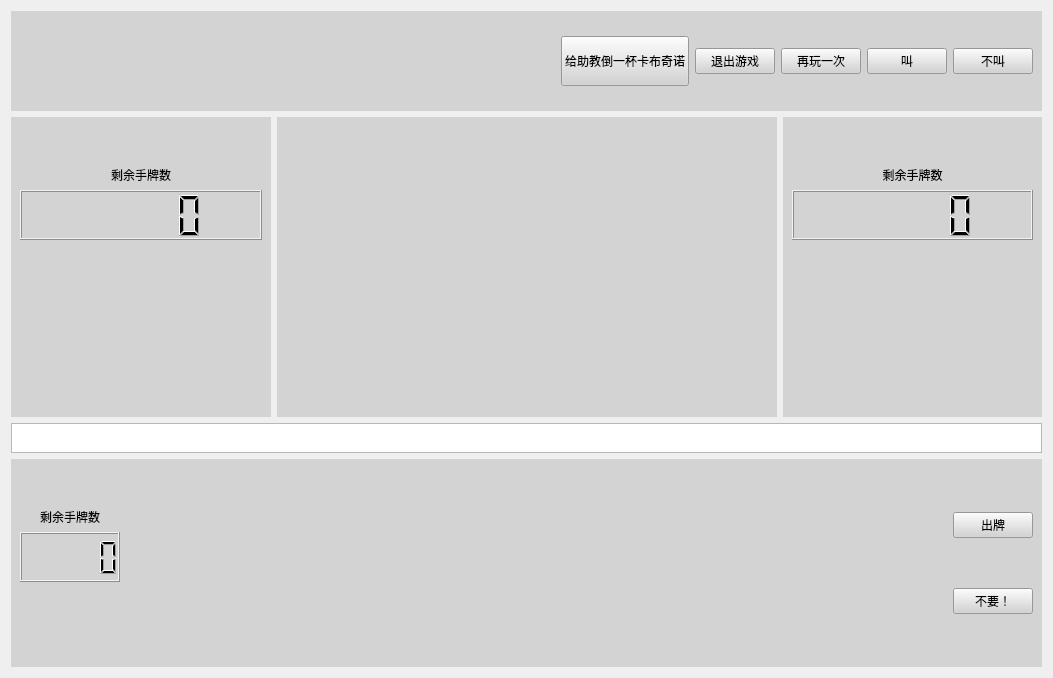
<?xml version="1.0" encoding="UTF-8"?>
<ui version="4.0">
 <class>game</class>
 <widget class="QWidget" name="game">
  <property name="geometry">
   <rect>
    <x>0</x>
    <y>0</y>
    <width>1053</width>
    <height>678</height>
   </rect>
  </property>
  <property name="windowTitle">
   <string>Form</string>
  </property>
  <layout class="QVBoxLayout" name="verticalLayout_2">
   <item>
    <layout class="QVBoxLayout" name="verticalLayout">
     <item>
      <layout class="QHBoxLayout" name="horizontalLayout">
       <property name="spacing">
        <number>0</number>
       </property>
       <property name="sizeConstraint">
        <enum>QLayout::SetDefaultConstraint</enum>
       </property>
       <item>
        <widget class="QWidget" name="lord" native="true">
         <property name="minimumSize">
          <size>
           <width>0</width>
           <height>100</height>
          </size>
         </property>
         <property name="styleSheet">
          <string notr="true">background-color:lightgray</string>
         </property>
         <layout class="QHBoxLayout" name="horizontalLayout_11">
          <item>
           <layout class="QHBoxLayout" name="horizontalLayout_10">
            <item>
             <spacer name="horizontalSpacer_2">
              <property name="orientation">
               <enum>Qt::Horizontal</enum>
              </property>
              <property name="sizeHint" stdset="0">
               <size>
                <width>40</width>
                <height>20</height>
               </size>
              </property>
             </spacer>
            </item>
            <item>
             <widget class="QPushButton" name="pushButton">
              <property name="minimumSize">
               <size>
                <width>0</width>
                <height>50</height>
               </size>
              </property>
              <property name="text">
               <string>给助教倒一杯卡布奇诺</string>
              </property>
             </widget>
            </item>
            <item>
             <widget class="QPushButton" name="exit">
              <property name="text">
               <string>退出游戏</string>
              </property>
             </widget>
            </item>
            <item>
             <widget class="QPushButton" name="replay">
              <property name="text">
               <string>再玩一次</string>
              </property>
             </widget>
            </item>
            <item>
             <widget class="QPushButton" name="wantLord">
              <property name="text">
               <string>叫</string>
              </property>
             </widget>
            </item>
            <item>
             <widget class="QPushButton" name="noLord">
              <property name="text">
               <string>不叫</string>
              </property>
             </widget>
            </item>
           </layout>
          </item>
         </layout>
        </widget>
       </item>
      </layout>
     </item>
     <item>
      <layout class="QHBoxLayout" name="horizontalLayout_2">
       <item>
        <layout class="QVBoxLayout" name="verticalLayout_5">
         <item>
          <widget class="QWidget" name="upper" native="true">
           <property name="minimumSize">
            <size>
             <width>0</width>
             <height>300</height>
            </size>
           </property>
           <property name="styleSheet">
            <string notr="true">background-color:lightgray</string>
           </property>
           <layout class="QVBoxLayout" name="verticalLayout_8">
            <item>
             <widget class="QLabel" name="uIdentity">
              <property name="text">
               <string/>
              </property>
              <property name="alignment">
               <set>Qt::AlignCenter</set>
              </property>
             </widget>
            </item>
            <item>
             <widget class="QLabel" name="uName">
              <property name="text">
               <string/>
              </property>
              <property name="alignment">
               <set>Qt::AlignCenter</set>
              </property>
             </widget>
            </item>
            <item>
             <layout class="QVBoxLayout" name="verticalLayout_12">
              <property name="leftMargin">
               <number>0</number>
              </property>
              <item>
               <widget class="QLabel" name="label_2">
                <property name="text">
                 <string>剩余手牌数</string>
                </property>
                <property name="alignment">
                 <set>Qt::AlignCenter</set>
                </property>
               </widget>
              </item>
              <item>
               <widget class="QLCDNumber" name="uNum">
                <property name="minimumSize">
                 <size>
                  <width>0</width>
                  <height>50</height>
                 </size>
                </property>
                <property name="maximumSize">
                 <size>
                  <width>16777215</width>
                  <height>16777215</height>
                 </size>
                </property>
               </widget>
              </item>
              <item>
               <widget class="QLabel" name="uLord">
                <property name="font">
                 <font>
                  <family>SimSun-ExtB</family>
                  <pointsize>14</pointsize>
                 </font>
                </property>
                <property name="text">
                 <string/>
                </property>
                <property name="alignment">
                 <set>Qt::AlignRight|Qt::AlignTrailing|Qt::AlignVCenter</set>
                </property>
               </widget>
              </item>
              <item>
               <spacer name="verticalSpacer_2">
                <property name="orientation">
                 <enum>Qt::Vertical</enum>
                </property>
                <property name="sizeHint" stdset="0">
                 <size>
                  <width>20</width>
                  <height>40</height>
                 </size>
                </property>
               </spacer>
              </item>
             </layout>
            </item>
           </layout>
          </widget>
         </item>
        </layout>
       </item>
       <item>
        <layout class="QVBoxLayout" name="verticalLayout_4">
         <item>
          <widget class="QWidget" name="central" native="true">
           <property name="minimumSize">
            <size>
             <width>500</width>
             <height>300</height>
            </size>
           </property>
           <property name="styleSheet">
            <string notr="true">background-color:lightgray</string>
           </property>
           <layout class="QHBoxLayout" name="horizontalLayout_9"/>
          </widget>
         </item>
        </layout>
       </item>
       <item>
        <layout class="QVBoxLayout" name="verticalLayout_3">
         <item>
          <widget class="QWidget" name="lower" native="true">
           <property name="minimumSize">
            <size>
             <width>0</width>
             <height>300</height>
            </size>
           </property>
           <property name="styleSheet">
            <string notr="true">background-color:lightgray</string>
           </property>
           <layout class="QVBoxLayout" name="verticalLayout_10">
            <item>
             <widget class="QLabel" name="lIdentity">
              <property name="text">
               <string/>
              </property>
              <property name="alignment">
               <set>Qt::AlignCenter</set>
              </property>
             </widget>
            </item>
            <item>
             <widget class="QLabel" name="lName">
              <property name="text">
               <string/>
              </property>
              <property name="alignment">
               <set>Qt::AlignCenter</set>
              </property>
             </widget>
            </item>
            <item>
             <layout class="QVBoxLayout" name="verticalLayout_9">
              <item>
               <widget class="QLabel" name="label_3">
                <property name="text">
                 <string>剩余手牌数</string>
                </property>
                <property name="alignment">
                 <set>Qt::AlignCenter</set>
                </property>
               </widget>
              </item>
              <item>
               <widget class="QLCDNumber" name="lNum">
                <property name="minimumSize">
                 <size>
                  <width>0</width>
                  <height>50</height>
                 </size>
                </property>
                <property name="layoutDirection">
                 <enum>Qt::LeftToRight</enum>
                </property>
               </widget>
              </item>
              <item>
               <widget class="QLabel" name="lLord">
                <property name="font">
                 <font>
                  <family>SimSun-ExtB</family>
                  <pointsize>14</pointsize>
                 </font>
                </property>
                <property name="text">
                 <string/>
                </property>
               </widget>
              </item>
              <item>
               <spacer name="verticalSpacer_3">
                <property name="orientation">
                 <enum>Qt::Vertical</enum>
                </property>
                <property name="sizeHint" stdset="0">
                 <size>
                  <width>20</width>
                  <height>40</height>
                 </size>
                </property>
               </spacer>
              </item>
             </layout>
            </item>
           </layout>
          </widget>
         </item>
        </layout>
       </item>
      </layout>
     </item>
     <item>
      <layout class="QHBoxLayout" name="horizontalLayout_6">
       <item>
        <widget class="QPlainTextEdit" name="log">
         <property name="maximumSize">
          <size>
           <width>16777215</width>
           <height>30</height>
          </size>
         </property>
        </widget>
       </item>
      </layout>
     </item>
     <item>
      <layout class="QHBoxLayout" name="horizontalLayout_3">
       <item>
        <widget class="QWidget" name="widget_5" native="true">
         <property name="minimumSize">
          <size>
           <width>0</width>
           <height>200</height>
          </size>
         </property>
         <property name="styleSheet">
          <string notr="true">background-color:lightgray</string>
         </property>
         <layout class="QHBoxLayout" name="horizontalLayout_5">
          <item>
           <layout class="QHBoxLayout" name="horizontalLayout_4">
            <item>
             <layout class="QVBoxLayout" name="verticalLayout_11">
              <item>
               <widget class="QLabel" name="sIdentity">
                <property name="minimumSize">
                 <size>
                  <width>60</width>
                  <height>0</height>
                 </size>
                </property>
                <property name="text">
                 <string/>
                </property>
                <property name="alignment">
                 <set>Qt::AlignCenter</set>
                </property>
               </widget>
              </item>
              <item>
               <widget class="QLabel" name="sName">
                <property name="minimumSize">
                 <size>
                  <width>20</width>
                  <height>0</height>
                 </size>
                </property>
                <property name="text">
                 <string/>
                </property>
                <property name="alignment">
                 <set>Qt::AlignCenter</set>
                </property>
               </widget>
              </item>
              <item>
               <widget class="QLabel" name="label">
                <property name="text">
                 <string>剩余手牌数</string>
                </property>
                <property name="alignment">
                 <set>Qt::AlignCenter</set>
                </property>
               </widget>
              </item>
              <item>
               <widget class="QLCDNumber" name="sNum">
                <property name="minimumSize">
                 <size>
                  <width>100</width>
                  <height>50</height>
                 </size>
                </property>
               </widget>
              </item>
              <item>
               <widget class="QLabel" name="sLord">
                <property name="font">
                 <font>
                  <family>SimSun-ExtB</family>
                  <pointsize>14</pointsize>
                 </font>
                </property>
                <property name="text">
                 <string/>
                </property>
                <property name="alignment">
                 <set>Qt::AlignCenter</set>
                </property>
               </widget>
              </item>
              <item>
               <spacer name="verticalSpacer">
                <property name="orientation">
                 <enum>Qt::Vertical</enum>
                </property>
                <property name="sizeHint" stdset="0">
                 <size>
                  <width>20</width>
                  <height>40</height>
                 </size>
                </property>
               </spacer>
              </item>
             </layout>
            </item>
            <item>
             <layout class="QVBoxLayout" name="verticalLayout_7">
              <item>
               <widget class="QWidget" name="handArea" native="true">
                <property name="minimumSize">
                 <size>
                  <width>800</width>
                  <height>180</height>
                 </size>
                </property>
                <layout class="QHBoxLayout" name="horizontalLayout_8"/>
               </widget>
              </item>
              <item>
               <spacer name="horizontalSpacer">
                <property name="orientation">
                 <enum>Qt::Horizontal</enum>
                </property>
                <property name="sizeType">
                 <enum>QSizePolicy::Expanding</enum>
                </property>
                <property name="sizeHint" stdset="0">
                 <size>
                  <width>0</width>
                  <height>0</height>
                 </size>
                </property>
               </spacer>
              </item>
             </layout>
            </item>
            <item>
             <layout class="QVBoxLayout" name="verticalLayout_6">
              <property name="sizeConstraint">
               <enum>QLayout::SetDefaultConstraint</enum>
              </property>
              <item>
               <widget class="QPushButton" name="confirm">
                <property name="enabled">
                 <bool>true</bool>
                </property>
                <property name="maximumSize">
                 <size>
                  <width>100</width>
                  <height>16777215</height>
                 </size>
                </property>
                <property name="text">
                 <string>出牌</string>
                </property>
               </widget>
              </item>
              <item>
               <widget class="QPushButton" name="pass">
                <property name="enabled">
                 <bool>true</bool>
                </property>
                <property name="maximumSize">
                 <size>
                  <width>100</width>
                  <height>16777215</height>
                 </size>
                </property>
                <property name="text">
                 <string>不要！</string>
                </property>
               </widget>
              </item>
             </layout>
            </item>
           </layout>
          </item>
         </layout>
        </widget>
       </item>
      </layout>
     </item>
    </layout>
   </item>
  </layout>
 </widget>
 <resources/>
 <connections>
  <connection>
   <sender>exit</sender>
   <signal>clicked()</signal>
   <receiver>game</receiver>
   <slot>close()</slot>
   <hints>
    <hint type="sourcelabel">
     <x>688</x>
     <y>60</y>
    </hint>
    <hint type="destinationlabel">
     <x>526</x>
     <y>338</y>
    </hint>
   </hints>
  </connection>
 </connections>
</ui>
